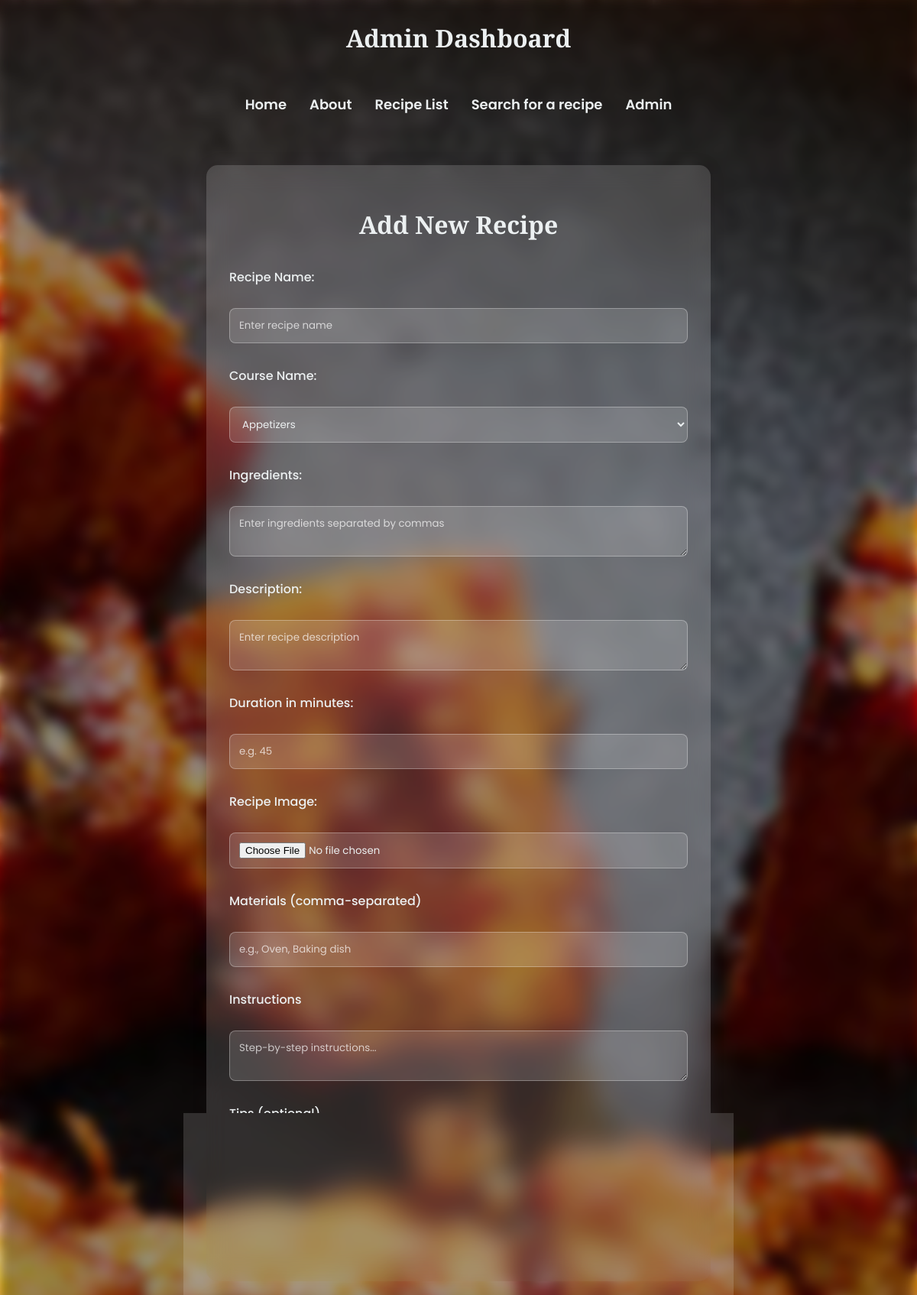
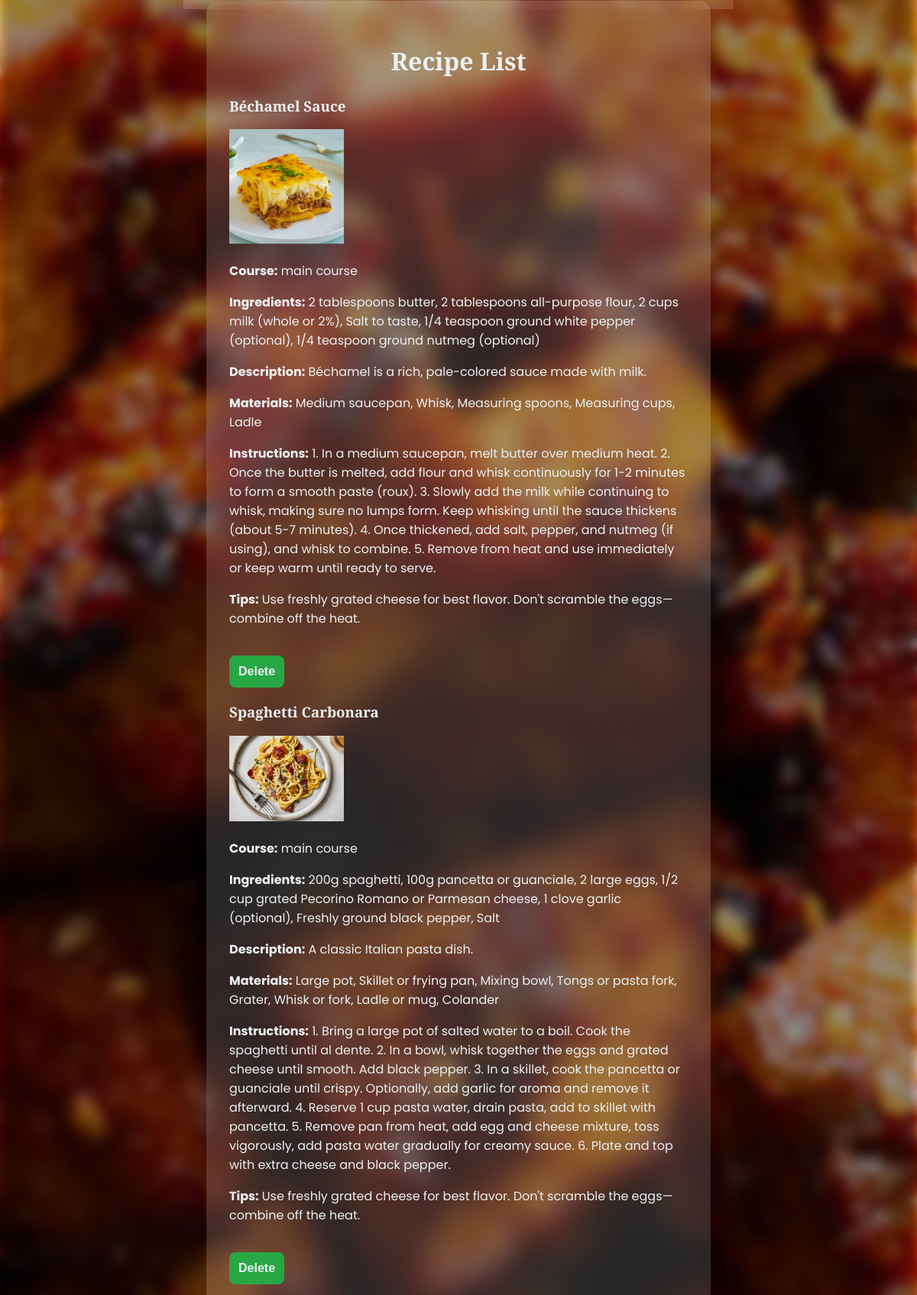
Screenshot of /admin-dashboard/ (upper part) with the database file from the repository (2 pictures, top to bottom).
### my_app/models.py (models this page shows, shortened)
class Recipe(models.Model):
    COURSE_CHOICES = [
        ('appetizers', 'Appetizers'),
        ('main course', 'Main Course'),
        ('dessert', 'Dessert'),
    ]
    title = models.CharField(max_length=200)
    course = models.CharField(max_length=20, choices=COURSE_CHOICES)
    ingredients = models.TextField()
    description = models.TextField()
    duration = models.PositiveIntegerField(help_text="Duration in minutes")
    image = models.ImageField(upload_to='recipe_images/', blank=True, null=True)
    materials = models.TextField(blank=True, help_text="Comma-separated list")
    instructions = models.TextField(blank=True)
    tips = models.TextField(blank=True)

### my_app/views.py (the view)
# urls.py: path('admin-dashboard/', views.admin_dashboard, name='admin_dashboard'),
def admin_dashboard(request):
    recipes = Recipe.objects.all()
    return render(request, 'admin-dashboard.html', {'recipes': recipes})

### my_app/templates/admin-dashboard.html (shortened to what this page needs)
{% load static %}
<!DOCTYPE html>
<html lang="en">
<head>
    <link rel="stylesheet" href="{% static 'CSS/dashboard.css' %}">
</head>
<body>
    <header>
        <h2>Admin Dashboard</h2>
    </header>
    <nav>
        <ul class="center-nav">
            <li><a href="{% url 'index' %}">Home</a></li>
            <li><a href="{% url 'about' %}">About</a></li>
            <li><a href="{% url 'recipes' %}">Recipe List</a></li>
            <li><a href="{% url 'search' %}">Search for a recipe</a></li>
            <li><a href="{% url 'admin_dashboard' %}">Admin</a></li>
        </ul>
    </nav>
    <main>
        <section id="add-recipe">
            <h2>Add New Recipe</h2>
                <form method="POST" action="{% url 'add_recipe' %}" enctype="multipart/form-data">
                    <label for="recipe-name">Recipe Name:</label>
                    <input type="text" id="recipe-name" name="recipe_name" placeholder="Enter recipe name" required>
                    <label for="course">Course Name:</label>
                    <select id="course" name="course">
                        <option value="appetizers">Appetizers</option>
                    </select>
                    <label for="ingredients">Ingredients:</label>
                    <textarea id="ingredients" name="ingredients" placeholder="Enter ingredients separated by commas" required></textarea>
                    <label for="description">Description:</label>
                    <textarea id="description" name="description" placeholder="Enter recipe description" required></textarea>
                    <label for="duration">Duration in minutes:</label>
                    <input type="text" id="duration" name="duration" placeholder="e.g. 45" required>
                    <label for="image">Recipe Image:</label>
                    <input type="file" id="image" name="image" accept="image/*">
                    <label>Materials (comma-separated)</label>
                    <input type="text" id="materials" name="materials" placeholder="e.g., Oven, Baking dish">
                    <label>Instructions</label>
                    <textarea id="instructions" name="instructions" placeholder="Step-by-step instructions..."></textarea>
                    <label>Tips (optional)</label>
                    <textarea id="tips" name="tips" placeholder="Helpful cooking tips..."></textarea>
                    <button type="submit">Add Recipe</button>
                </form>
        </section>
        <section id="recipe-list-section">
            <h2>Recipe List</h2>
            <div id="recipe-list">
                {% for recipe in recipes %}
                    <div class="recipe-card" data-id="{{ recipe.id }}">
                        <h3>{{ recipe.title }}</h3>
                        {% if recipe.image %}
                        <img src="{{ recipe.image.url }}" alt="{{ recipe.title }}" width="150">
                        {% endif %}
                        <p><strong>Course:</strong> {{ recipe.course }}</p>
                        <p><strong>Ingredients:</strong> {{ recipe.ingredients }}</p>
                        <p><strong>Description:</strong> {{ recipe.description }}</p>
                        <p><strong>Materials:</strong> {{ recipe.materials }}</p>
                        <p><strong>Instructions:</strong> {{ recipe.instructions }}</p>
                        <p><strong>Tips:</strong> {{ recipe.tips }}</p>
                        <form method="POST" action="{% url 'delete_recipe' recipe.id %}" style="display:inline;">
                            <button type="submit" class="delete-btn" onclick="return confirm('Are you sure you want to delete this recipe?');">Delete</button>
                        </form>
                    </div>
                {% empty %}
                    <p>No recipes found.</p>
                {% endfor %}
            </div>
        </section>
    </main>
</body>
</html>

### my_app/static/CSS/dashboard.css (style rules this page uses)
:root { --primary-color: #8B0000; --primary-light: #C41E3A; --primary-dark: #570000; --accent-color: #FFB74D; --text-dark: #2C3E50; --text-light: #ECF0F1; --background-light: #FFFFFF; --background-dark: #F5F5F5; --shadow-color: rgba(0, 0, 0, 0.1); --success-color: #28a745; --success-dark: #218838; }
body { font-family: 'Poppins', sans-serif; background: #f8f5f2 url("../images/Home.jpg") no-repeat center/cover fixed; margin: 0; padding: 0; position: relative; color: var(--text-light); }
h1, h2, h3, h4, h5, h6 { font-family: 'Playfair Display', serif; }
body::before { content: ""; position: fixed; top: -2%; left: -2%; width: 105%; height: 105%; background: inherit; filter: blur(7px) brightness(60%); z-index: -1; }
header { color: var(--text-light); padding: 1px; text-align: center; }
nav { position: relative; padding: 10px; text-align: center; }
.center-nav { display: flex; list-style: none; justify-content: center; padding-left: 0; border-radius: 10px; }
.center-nav li { margin: 0 15px; }
.center-nav li a { text-decoration: none; color: var(--text-light); font-size: 18px; font-weight: 600; transition: color 0.2s ease; }
main { padding: 20px; position: relative; z-index: 1; }
section { background: rgba(255, 255, 255, 0.15); padding: 30px; margin: 20px auto; border-radius: 15px; box-shadow: 0px 0px 20px var(--shadow-color); max-width: 600px; backdrop-filter: blur(15px); }
h2 { color: var(--text-light); text-align: center; margin-bottom: 25px; font-size: 2rem; }
form { display: flex; flex-direction: column; gap: 20px; }
label { margin-top: 10px; font-weight: 500; color: var(--text-light); }
input, select, textarea { padding: 12px; margin-top: 8px; border: 1px solid rgba(255, 255, 255, 0.3); border-radius: 8px; background: rgba(255, 255, 255, 0.15); color: var(--text-light); font-family: 'Poppins', sans-serif; transition: all 0.3s ease; }
input::placeholder, textarea::placeholder { color: rgba(255, 255, 255, 0.7); }
button { margin-top: 20px; padding: 12px; background-color: var(--success-color); color: var(--text-light); border: none; border-radius: 8px; cursor: pointer; font-size: 16px; font-weight: 600; transition: all 0.3s ease; }
option { background-color: var(--background-light); color: var(--text-dark); }

### rows the page displays
Recipe: title "Béchamel Sauce", image (picture), course "main course", ingredients "2 tablespoons butter, 2 tablespoons all-purpose flour, 2 cups milk (whole or 2%), Salt to taste, 1/4 teaspoon ground white pepper (optional), 1/4 teaspoon ground nutmeg (optional)", description "Béchamel is a rich, pale-colored sauce made with milk.", materials "Medium saucepan, Whisk, Measuring spoons, Measuring cups, Ladle", instructions "1. In a medium saucepan, melt butter over medium heat. 2. Once the butter is melted, add flour and whisk continuously for 1-2 minutes to form a smooth paste (roux). 3. Slowly add the milk while continuing to whisk, making sure no lumps form. Keep whisking until the sauce thickens (about 5-7 minutes). 4. Once thickened, add salt, pepper, and nutmeg (if using), and whisk to combine. 5. Remove from heat and use immediately or keep warm until ready to serve.", tips "Use freshly grated cheese for best flavor. Don't scramble the eggs—combine off the heat."
Recipe: title "Spaghetti Carbonara", image (picture), course "main course", ingredients "200g spaghetti, 100g pancetta or guanciale, 2 large eggs, 1/2 cup grated Pecorino Romano or Parmesan cheese, 1 clove garlic (optional), Freshly ground black pepper, Salt", description "A classic Italian pasta dish.", materials "Large pot, Skillet or frying pan, Mixing bowl, Tongs or pasta fork, Grater, Whisk or fork, Ladle or mug, Colander", instructions "1. Bring a large pot of salted water to a boil. Cook the spaghetti until al dente. 2. In a bowl, whisk together the eggs and grated cheese until smooth. Add black pepper. 3. In a skillet, cook the pancetta or guanciale until crispy. Optionally, add garlic for aroma and remove it afterward. 4. Reserve 1 cup pasta water, drain pasta, add to skillet with pancetta. 5. Remove pan from heat, add egg and cheese mixture, toss vigorously, add pasta water gradually for creamy sauce. 6. Plate and top with extra cheese and black pepper.", tips "Use freshly grated cheese for best flavor. Don't scramble the eggs—combine off the heat."
